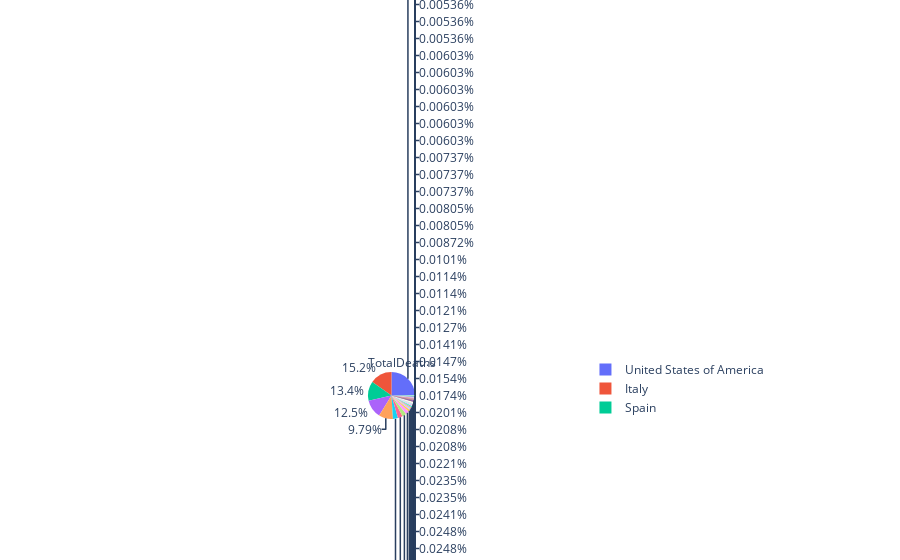

Notebook source saved alongside this figure:
### Code cell
iplot([piePlot])

### Figure 1 — Plotly figure (JSON) as saved in the notebook; plotly's stock layout.template omitted (floating-point values rounded to 4 significant figures; data arrays with more than 128 entries replaced by an {"elided": "..."} marker saying what was removed)
{"data": [{"labels": {"elided": "247 str values"}, "title": {"position": "top left", "text": "TotalDeaths"}, "type": "pie", "values": {"elided": "247 int values"}}], "layout": {}}
